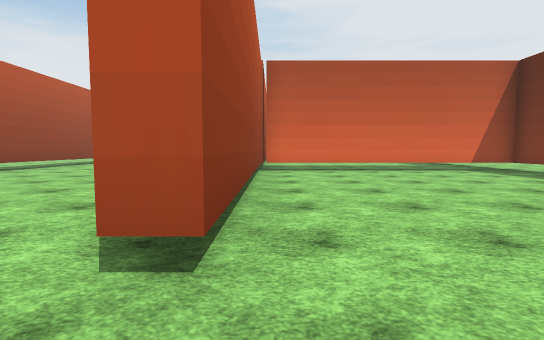
[1] (above)

16 first-person views from a walk through a Unity game level. The camera is 1.3 m above the floor, tilts 4° down and sees 85° across. The floor is counted in squares, 2 m on a side. Each view is taken from the middle of a square. On the plan, view 1 faces up. The plan holds only what a view shows up to about 9 squares ahead; the rest is blank. The place goes on beyond the plan. The player character is not drawn. Some surface patterns are stand-ins.

[2]
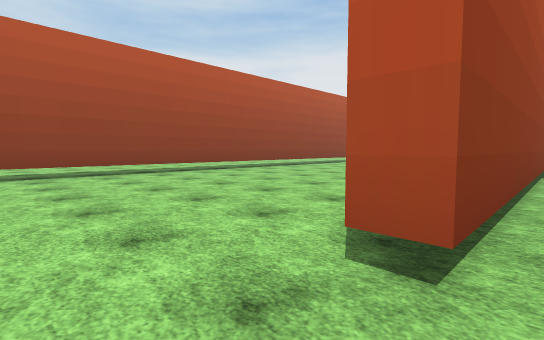

[3]
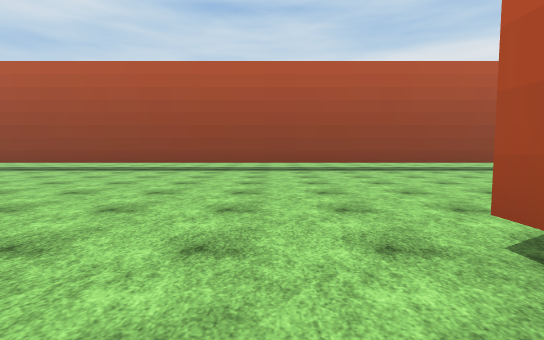

[4]
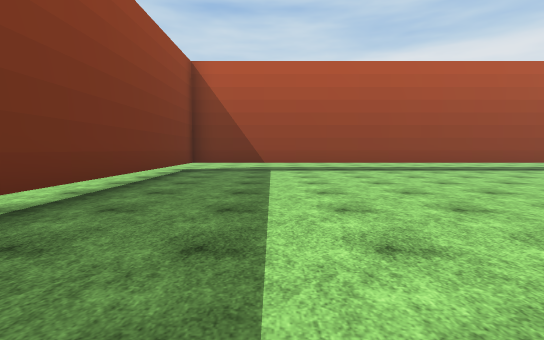

[5]
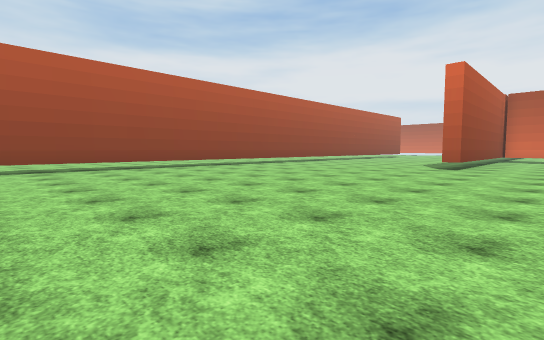

[6]
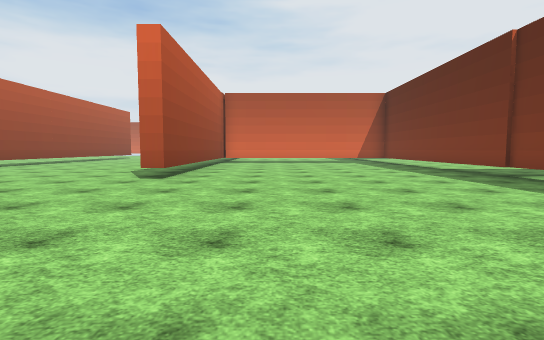

[7]
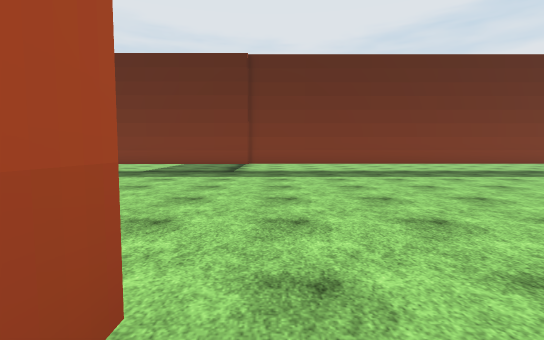

[8]
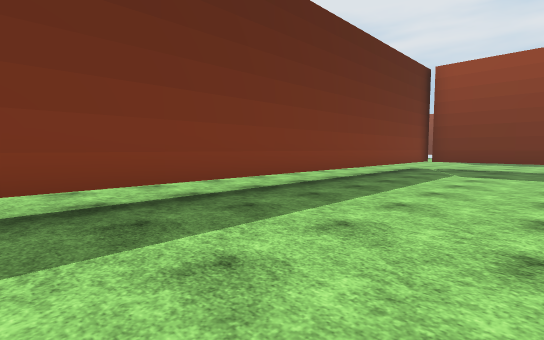

[9]
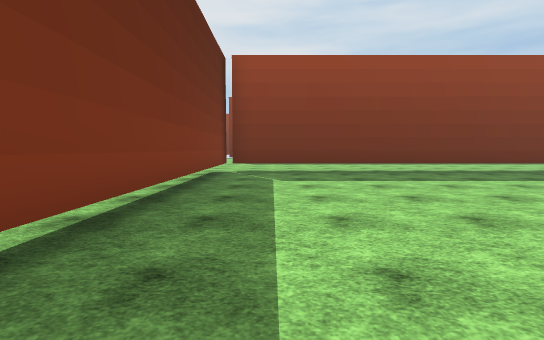

[10]
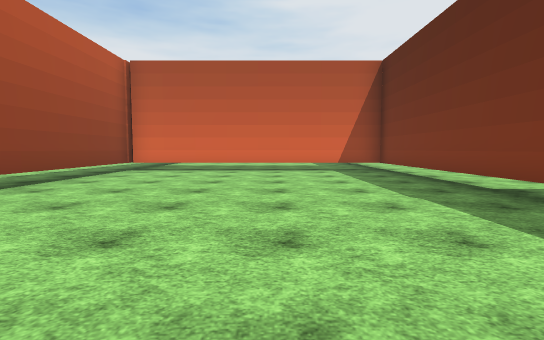

[11]
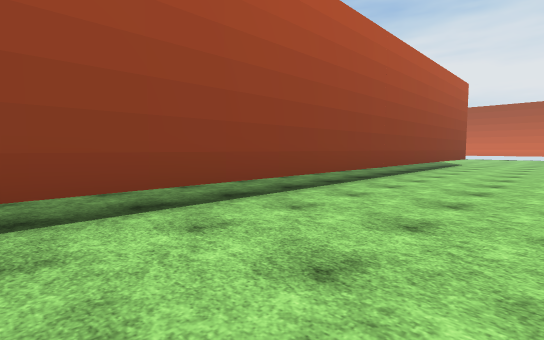

[12]
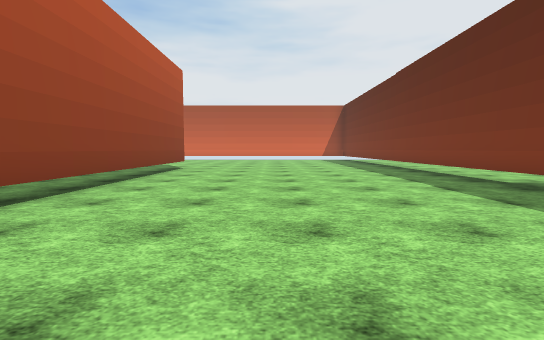

[13]
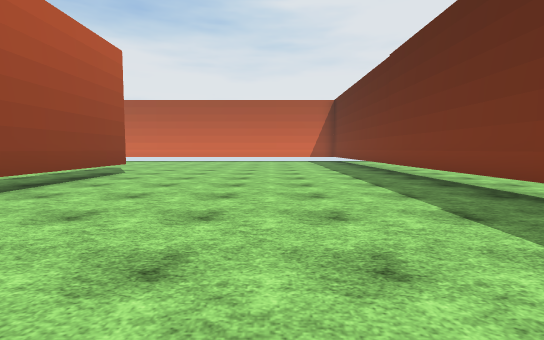

[14]
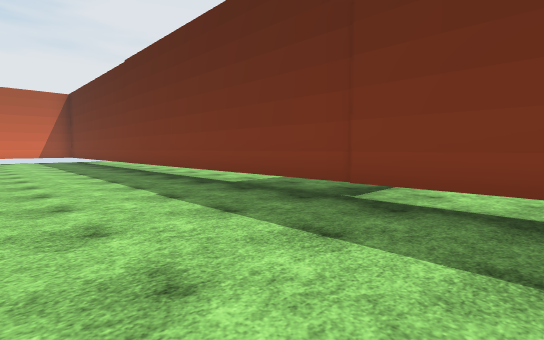

[15]
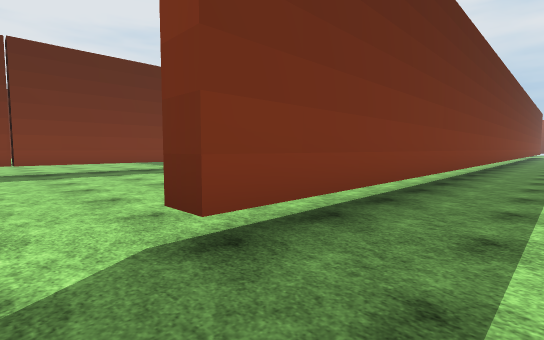

[16]
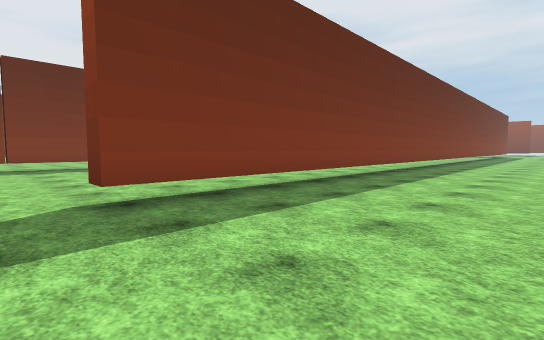

### Floor plan
Key: @ floor where view 1 was taken; # wall or solid block; . floor; T thing the floor can be seen under or through.
Columns run from 12 left of view 1 to 9 right of it. Each row starts with its distance up from view 1.
 17 ............#
 16 ....T.......#
 15 ....T.......#
 14 ....T.......#
 13 ....T.......#
 12 ....T.......#
 11 ....T.......#
 10 ....T.......#
  9 ....T......#########..
  8 ....T......#.......T..
  7 ....T......#.......T..
  6  ...T......#.......T..
  5  ...T......#.......T..
  4   ..T......#.......T..
  3   ..T......#.......T..
  2  ...T......#.......T
  1  ...T..............T
  0   ..T.......@......T
 -1     #..............T
 -2     #..............T..
 -3     #..............T..
 -4     #..............T..
 -5     #.......... ...T..
 -6     #.......... ...T..
 -7    .T..............T..
 -8    .T..............T..
 -9     T..............T..
-10     #..............T..
-11     #..............#.
-12     #..............#.
-13     ################.
-14      .....

Where each view was taken, in squares from view 1:
view 1: 0 up, 0 right, facing up
view 2: 0 up, 0 right, facing up-left
view 3: 0 up, 1 right, facing left
view 4: 10 down, 1 right, facing left
view 5: 9 down, 2 right, facing up-left
view 6: 5 down, 2 right, facing up
view 7: 1 up, 1 left, facing right
view 8: 2 down, 4 right, facing down-right
view 9: 4 down, 6 right, facing down
view 10: 0 up, 4 right, facing up
view 11: 2 up, 5 left, facing up-left
view 12: 6 up, 5 left, facing up
view 13: 8 up, 4 left, facing up
view 14: 7 up, 4 left, facing up-right
view 15: 17 up, 10 left, facing down-right
view 16: 17 up, 12 left, facing down-right
